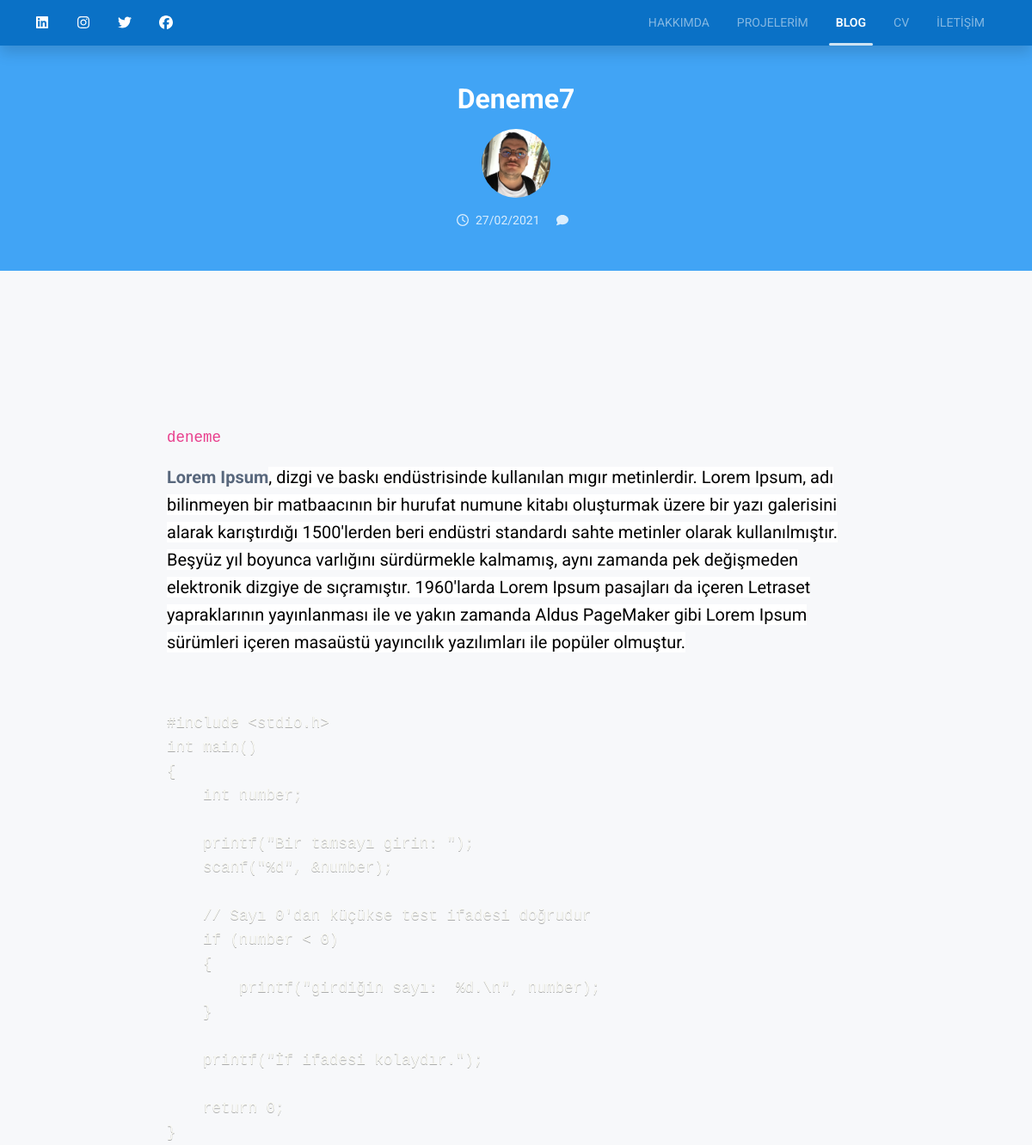
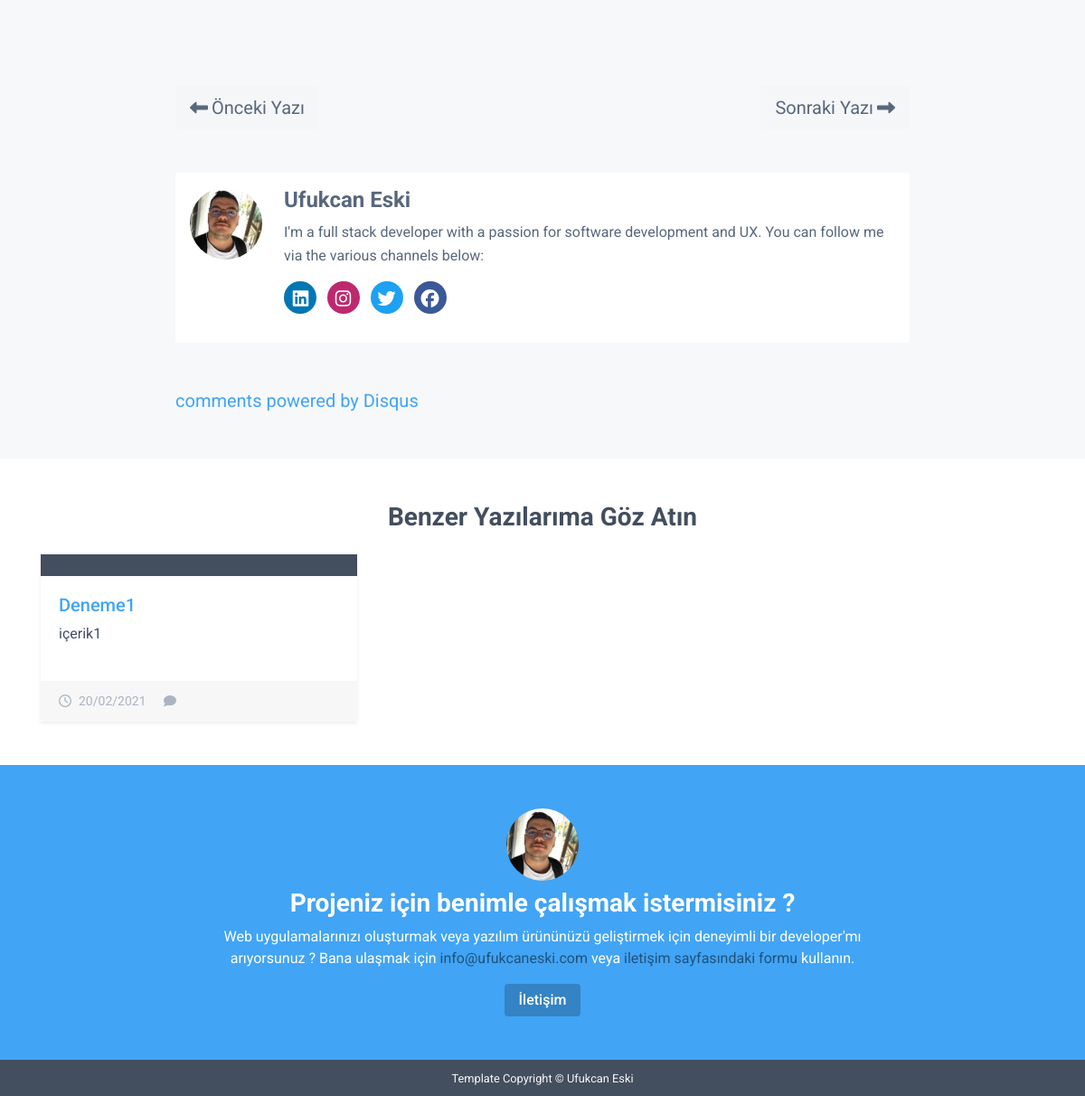
Screenshot of /blog/deneme7 with the database file from the repository (2 pictures, top to bottom).
### tables this page shows
CREATE TABLE IF NOT EXISTS `sosyalmedya` (
  `id` int NOT NULL AUTO_INCREMENT,
  `title` varchar(254) NOT NULL,
  `sef` varchar(254) NOT NULL,
  `url` varchar(254) NOT NULL,
  `durum` int NOT NULL,
  PRIMARY KEY (`id`)
);

CREATE TABLE IF NOT EXISTS `bloglar` (
  `id` int NOT NULL AUTO_INCREMENT,
  `katid` int NOT NULL,
  `kategori` varchar(254) NOT NULL,
  `katsef` varchar(254) NOT NULL,
  `title` varchar(254) NOT NULL,
  `sef` varchar(254) NOT NULL,
  `hit` int NOT NULL,
  `resim` varchar(254) NOT NULL,
  `tmb` varchar(254) NOT NULL,
  `mini` varchar(254) NOT NULL,
  `icerik` longtext NOT NULL,
  `tarih` timestamp NULL DEFAULT CURRENT_TIMESTAMP,
  `etiket` varchar(254) NOT NULL,
  PRIMARY KEY (`id`)
);

### application/controllers/Anasayfa.php (called while the page is built, shortened)
<?php
class Anasayfa extends CI_Controller {
	public function blogdetay($link)
	{
       $data['baslikcek'] = $link;
		$blogdetay = $this->vt->blogdetay($link);
		$data['bilgi'] = $blogdetay;
		$listele = $this->vt->kategorilistele2($blogdetay->katsef);
		$data['listele'] = $listele;
		$oncekiyazi = $this->vt->onceki($blogdetay->id);
		$data['onceki'] = $oncekiyazi;
		$oncekiyazi = $this->vt->sonraki($blogdetay->id);
		$data['sonraki'] = $oncekiyazi;
			$this->load->view('front/blog-detay',$data);
	}
}

### index.php (called while the page is built, shortened)
<?php
require_once BASEPATH.'core/CodeIgniter.php';

### application/models/Vt.php (called while the page is built, shortened)
<?php
class Vt extends CI_Model {
    function kategorilistele2($id)
    {
        $sonuc = $this->db->select('*')->from('bloglar')->where('katsef',$id)->order_by('id','desc')->limit('4')->get()->result();
        return $sonuc;
    }
    function blogdetay($link)
    {
        $sonuc = $this->db->select('*')->from('bloglar')->where('sef',$link)->get()->row();
      return $sonuc;
    }
    function onceki($id)
    {
        $oncekiyazi = $this->db->query("SELECT * FROM bloglar WHERE id < $id ORDER BY id DESC LIMIT 1");
		$oncekiyazi1 = $oncekiyazi->result();
        return $oncekiyazi1;
    }
    function sonraki($id)
    {
        $sonrakiyazi = $this->db->query("SELECT * FROM bloglar WHERE id > $id ORDER BY id ASC LIMIT 1");
		$sonrakiyazi1 = $sonrakiyazi->result();
        return $sonrakiyazi1;
    }
 }

### application/views/front/blog-detay.php (the view, shortened to what this page needs)
<?php $this->load->view('front/include/header'); ?>
<div class="header-intro theme-bg-primary text-white py-5">
	        <div class="container text-center">
		        <h2 class="page-heading mb-1"><?php echo $bilgi->title; ?></h2>
		        <img class="profile-small d-inline-block rounded-circle mb-3" src="<?php echo base_url('assets/front/'); ?>img/profile.jpeg" alt="">
		        <ul class="page-heading-post-meta list-inline mb-0">
					<li class="list-inline-item mr-3"><i class="far fa-clock mr-2"></i><?php echo tarih($bilgi->tarih); ?></li>
					<li class="list-inline-item"><i class="fas fa-comment mr-2"></i><a href="<?php echo base_url('blog/'.$bilgi->sef); ?>#disqus_thread"></a></li>
				</ul>
	        </div>
        </div>
    </header>
    <section class="single-post-wrapper single-col-max-width py-5 px-4 mx-auto">
	        <div class="section-row">
		        <div class="cover-image mb-4"><img class="img-fluid" src="<?php echo base_url($bilgi->resim); ?>" alt=""></div>
	        </div>
		        <div class="mb-5">
				<?php echo htmlspecialchars_decode($bilgi->icerik); ?>
		        </div>
	        <?php if($onceki) { ?>
	        <nav class="post-nav d-flex justify-content-between">
			<?php } else { ?>
				<nav class="post-nav d-flex justify-content-end">
				<?php } ?>
			<?php foreach ($onceki as $onceki) { ?>
				<div class="nav-previous"><a class="nav-link text-dark rounded bg-light" href="<?php echo base_url('blog/'.$onceki->sef); ?>" rel="prev"><i class="fas fa-long-arrow-alt-left mr-1"></i>Önceki <span class="d-none d-md-inline">Yazı</span></a></div>
			<?php } ?>
			<?php if($onceki) { foreach($sonraki as $sonraki) { ?>
				<div class="nav-next"><a class="nav-link text-dark rounded bg-light" href="<?php echo base_url('blog/'.$sonraki->sef); ?>" rel="next">Sonraki <span class="d-none d-md-inline">Yazı</span><i class="fas fa-long-arrow-alt-right ml-1"></i></a></div>
				<?php } } else { foreach($sonraki as $sonraki) { ?>
					<div class="nav-next"><a class="nav-link text-dark rounded bg-light" href="<?php echo base_url('blog/'.$sonraki->sef); ?>" rel="next">Sonraki <span class="d-none d-md-inline">Yazı</span><i class="fas fa-long-arrow-alt-right ml-1"></i></a></div>
			<?php	} } ?>
			</nav>
	        <div class="author-block my-5 bg-white rounded p-3 p-l-5">
		        <div class="media flex-column flex-md-row">
			        <img class="author-profile profile-small d-inline-block rounded-circle mr-md-4 mb-2 mb-lg-0" src="<?php echo base_url('assets/front/'); ?>img/profile.jpeg" alt="">
			        <div class="author-info media-body">
			            <h4 class="mb-2 font-weight-bold">Ufukcan Eski</h4>
			            <div class="mb-3">I'm a full stack developer with a passion for software development and UX. You can follow me via the various channels below:</div>
			            <ul class="social-list-color list-inline mb-0">
                <?php foreach (sosyalmedya() as $sosyalmedya) { ?>
                  <li class="list-inline-item mb-3"><a class="<?php echo $sosyalmedya->sef; ?> rounded-circle" href="https://<?php echo $sosyalmedya->sef; ?>.com/<?php echo ($sosyalmedya->sef == "linkedin")?"in/".$sosyalmedya->url:$sosyalmedya->url; ?>" target="_blank"><i class="fab fa-<?php echo $sosyalmedya->sef; ?> fa-fw"></i></a></li>
                    <?php } ?>
                </ul>
			        </div>
		        </div>
	        </div>
	        <div id="comments-block" class="comments-block">
                    <a href="http://disqus.com" class="dsq-brlink">comments powered by <span class="logo-disqus">Disqus</span></a>
			</div>
    </section>
    <section class="section pt-5 related-projects-section bg-white">
		<div class="container">
			<h3 class="section-title font-weight-bold text-center mb-4">Benzer Yazılarıma Göz Atın</h3>
			<div class="blog-cards blog-cards-related">
				<div class="row">
				<?php  foreach($listele as $listele) {  if($listele->sef != $bilgi->sef) { ?>
						<div class="col-12 col-lg-4 mb-5">
				        <div class="card rounded-0 border-0 shadow-sm eq-height">
							<div class="card-img-container position-relative">
							</div>
							<div class="card-body pb-4">
								<h4 class="card-title mb-2"><a href="<?php echo base_url('blog/'.$listele->sef); ?>"><?php echo $listele->title; ?></a></h4>
								<div class="card-text">
									<div class="excerpt"><?php echo html_entity_decode(word_limiter(strip_tags($listele->icerik),10)); ?></div>
								</div>
							</div>
							<div class="card-footer border-0">
								<ul class="meta list-inline mb-0">
									<li class="list-inline-item mr-3"><i class="far fa-clock mr-2"></i><?php echo tarih($listele->tarih); ?></li>
									<li class="list-inline-item"><i class="fas fa-comment mr-2"></i><a href="<?php echo base_url('blog/'.$listele->sef); ?>#disqus_thread"></a></li>
								</ul>
							</div>
					    </div>
			        </div> <?php
					} }?>
				</div>
			</div>
		</div>
	</section>
	<section class="section-cta py-5 bg-primary text-white">
	<div class="container">
		<div class="text-center">
			<img class="profile-small d-inline-block mx-auto rounded-circle mb-2" src="<?php echo base_url('assets/front/'); ?>img/profile.jpeg" alt="">
		</div>
		<h3 class="section-title font-weight-bold text-center mb-2">Projeniz için benimle çalışmak istermisiniz ?</h3>
		<div class="section-intro mx-auto text-center mb-3">
			Web uygulamalarınızı oluşturmak veya yazılım ürününüzü geliştirmek için deneyimli bir developer'mı arıyorsunuz ? Bana ulaşmak için  <a class="link-on-bg" href="mailto:info@ufukcaneski.com">info@ufukcaneski.com</a> veya <a class="link-on-bg" href="<?php echo base_url('contact'); ?>">iletişim sayfasındaki formu</a> kullanın.
		</div>
		<div class="text-center">
			<a class="theme-btn-on-bg btn" href="<?php echo base_url('contact'); ?>"> İletişim </a>
		</div>
	</div>
</section>
<?php $this->load->view('front/include/footer'); ?>

### application/views/front/include/header.php (shortened to what this page needs)
<!DOCTYPE html>
<html lang="tr">
<head>
    <link rel="stylesheet" href="<?php echo base_url('assets/front/'); ?>css/flickity.min.css">
	<link id="theme-style" rel="stylesheet" href="<?php echo base_url('assets/front/'); ?>css/theme-1.css">
	<link rel="stylesheet" href="https://cdnjs.cloudflare.com/ajax/libs/Swiper/4.4.1/css/swiper.min.css">
   <link rel="stylesheet" href="https://use.fontawesome.com/releases/v5.0.13/css/all.css">
<link rel="stylesheet" href="<?php echo base_url('assets/front/plugins/prismjs/') ?>prism.css">
</head>
<body style="background-color: #f7f8fa">
    <header class="header" id="blog-post-top">
        <div style="z-index: 99; position: fixed; top:0" class="top-bar theme-bg-primary-darken w-100 shadow">
            <div class="container-fluid">
				<nav class="navbar navbar-expand-lg navbar-dark">
                <ul class="social-list list-inline mb-0">
                <?php foreach (sosyalmedya() as $sosyalmedya) { ?>
                  <li class="list-inline-item"><a class="text-white" href="https://<?php echo $sosyalmedya->sef; ?>.com/<?php echo ($sosyalmedya->sef == "linkedin")?"in/".$sosyalmedya->url:$sosyalmedya->url; ?>" target="_blank"><i class="fab fa-<?php echo $sosyalmedya->sef; ?> fa-fw"></i></a></li>
                    <?php } ?>
                </ul>
					<div class="collapse navbar-collapse text-uppercase" id="navigation">
						<ul class="navbar-nav ml-lg-auto">
							<li class="nav-item <?php activea(''); ?> mr-lg-3">
							    <a class="nav-link" href="<?php echo base_url(); ?>">Hakkımda</a>
							</li>
							<li class="nav-item <?php activea('projects'); ?> mr-lg-3">
							   <a class="nav-link" href="<?php echo base_url('projects'); ?>">Projelerim</a>
							</li>
							<li class="nav-item <?php activea('blog'); ?> mr-lg-3">
							    <a class="nav-link" href="<?php echo base_url('blog'); ?>">Blog</a>
							</li>
							<li class="nav-item <?php activea('resume'); ?> mr-lg-3">
							    <a class="nav-link" href="<?php echo base_url('resume'); ?>">CV</a>
							</li>
							<li class="nav-item <?php activea('contact'); ?> mr-lg-3">
							    <a class="nav-link" href="<?php echo base_url('contact'); ?>">İletişim</a>
							</li>
						</ul>
						<span id="slide-line"></span>
					</div>
				</nav>
            </div>
        </div>

### application/helpers/eklenti_helper.php (shortened to what this page needs)
<?php
function activea($menu)
{
    $ci=get_instance();
    if ($ci->uri->segment(1)==$menu)
    {
        echo "active";
    }
}
    function tarih($veri)
  {
    $sonuc = date("d/m/Y",strtotime($veri));
    return $sonuc;
  }
    function sosyalmedya()
    {
        $ci =& get_instance();
        $sonuc= $ci->db->select('*')->from('sosyalmedya')->order_by('id','desc')->get()->result();
        return $sonuc;
    }
?>

### application/views/front/include/footer.php (shortened to what this page needs)
    <footer class="footer text-light text-center py-2">
	    <small class="copyright">Template Copyright &copy; <a class="text-light" href="https://ufukcaneski.com/" target="_blank">Ufukcan Eski</a></small>
	</footer>
</body>
</html>

### rows the page displays
bloglar: title "Deneme7", tarih "27/02/2021", icerik "deneme Lorem Ipsum , dizgi ve baskı endüstrisinde kullanılan mıgır metinlerdir. Lorem Ipsum, adı bilinmeyen bir matbaacının bir hurufat numune kitabı oluşturmak üzere bir yazı galerisini alarak karıştırdığı 1500'lerden beri endüstri standardı sahte metinler olarak kullanılmıştır. Beşyüz yıl boyunca varlığını sürdürmekle kalmamış, aynı zamanda pek değişmeden elektronik dizgiye de sıçramıştır. 1960'larda Lorem Ipsum pasajları da içeren Letraset yapraklarının yayınlanması ile ve yakın zamanda Aldus PageMaker gibi Lorem Ipsum sürümleri içeren masaüstü yayıncılık yazılımları ile popüler olmuştur. #include <stdio.h> int main() { int number; printf(\"Bir tamsayı girin: \"); scanf(\"%d\", &number); //…"
bloglar: title "Deneme1", icerik "içerik1", tarih "20/02/2021"
